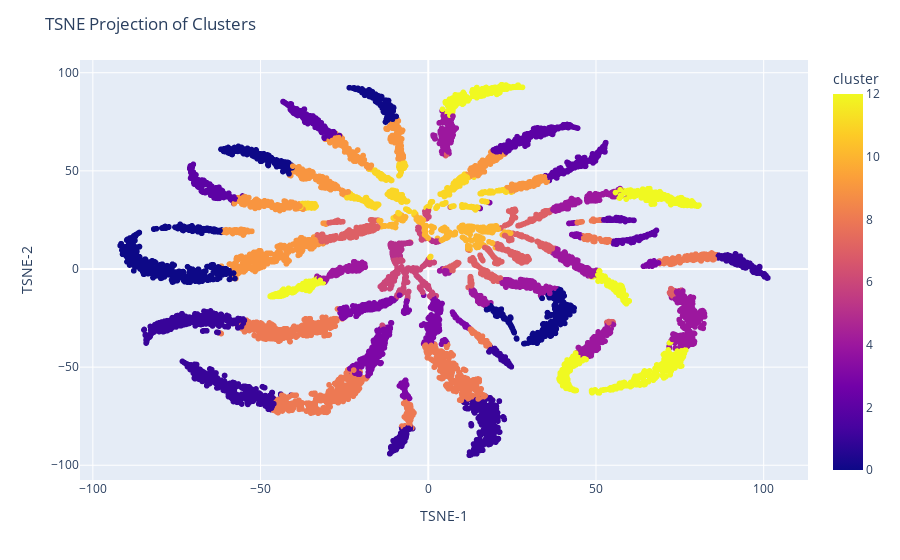

Source (notebook cell):
### Code cell
# Visualizing results with TSNE
def visualize_clusters(data, predictions):
    tsne = TSNE(n_components=2, random_state=1)
    transformed_data = tsne.fit_transform(data)
    projection = pd.DataFrame(transformed_data, columns=['x', 'y'], index=data.index)
    projection['cluster'] = predictions
    
    # Merge original data for hover information
    hover_data = data.copy()
    hover_data['x'] = projection['x']
    hover_data['y'] = projection['y']
    hover_data['cluster'] = projection['cluster']
    
    # Create the scatter plot using Plotly Express
    fig = px.scatter(hover_data, x='x', y='y', color='cluster', hover_data=data.columns.tolist())
    fig.update_layout(title="TSNE Projection of Clusters", xaxis_title="TSNE-1", yaxis_title="TSNE-2")
    fig.show()

visualize_clusters(test, predictions)

### Figure 1 — Plotly figure (JSON) as saved in the notebook; plotly's stock layout.template omitted (floating-point values rounded to 4 significant figures; data arrays with more than 128 entries replaced by an {"elided": "..."} marker saying what was removed)
{"data": [{"customdata": {"elided": "13542x10 float values"}, "hovertemplate": "x=%{x}<br>y=%{y}<br>danceability=%{customdata[0]}<br>energy=%{customdata[1]}<br>key=%{customdata[2]}<br>loudness=%{customdata[3]}<br>mode=%{customdata[4]}<br>speechiness=%{customdata[5]}<br>acousticness=%{customdata[6]}<br>instrumentalness=%{customdata[7]}<br>liveness=%{customdata[8]}<br>valence=%{customdata[9]}<br>cluster=%{marker.color}<extra></extra>", "legendgroup": "", "marker": {"color": {"elided": "13542 int values"}, "coloraxis": "coloraxis", "symbol": "circle"}, "mode": "markers", "name": "", "showlegend": false, "type": "scattergl", "x": {"elided": "13542 float values"}, "xaxis": "x", "y": {"elided": "13542 float values"}, "yaxis": "y"}], "layout": {"coloraxis": {"colorbar": {"title": {"text": "cluster"}}, "colorscale": [[0, "#0d0887"], [0.1111, "#46039f"], [0.2222, "#7201a8"], [0.3333, "#9c179e"], [0.4444, "#bd3786"], [0.5556, "#d8576b"], [0.6667, "#ed7953"], [0.7778, "#fb9f3a"], [0.8889, "#fdca26"], [1, "#f0f921"]]}, "legend": {"tracegroupgap": 0}, "margin": {"t": 60}, "title": {"text": "TSNE Projection of Clusters"}, "xaxis": {"anchor": "y", "domain": [0, 1], "title": {"text": "TSNE-1"}}, "yaxis": {"anchor": "x", "domain": [0, 1], "title": {"text": "TSNE-2"}}}}
